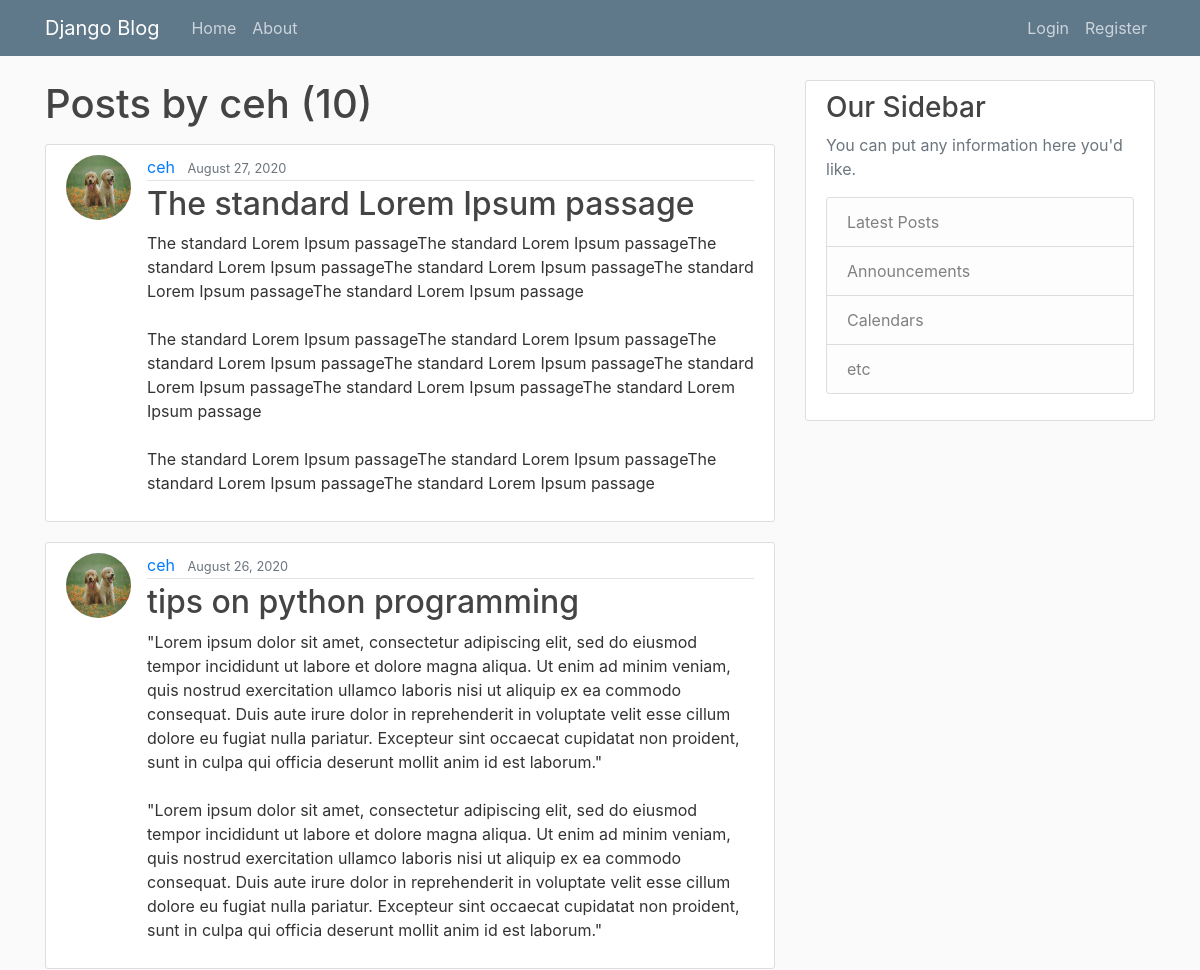
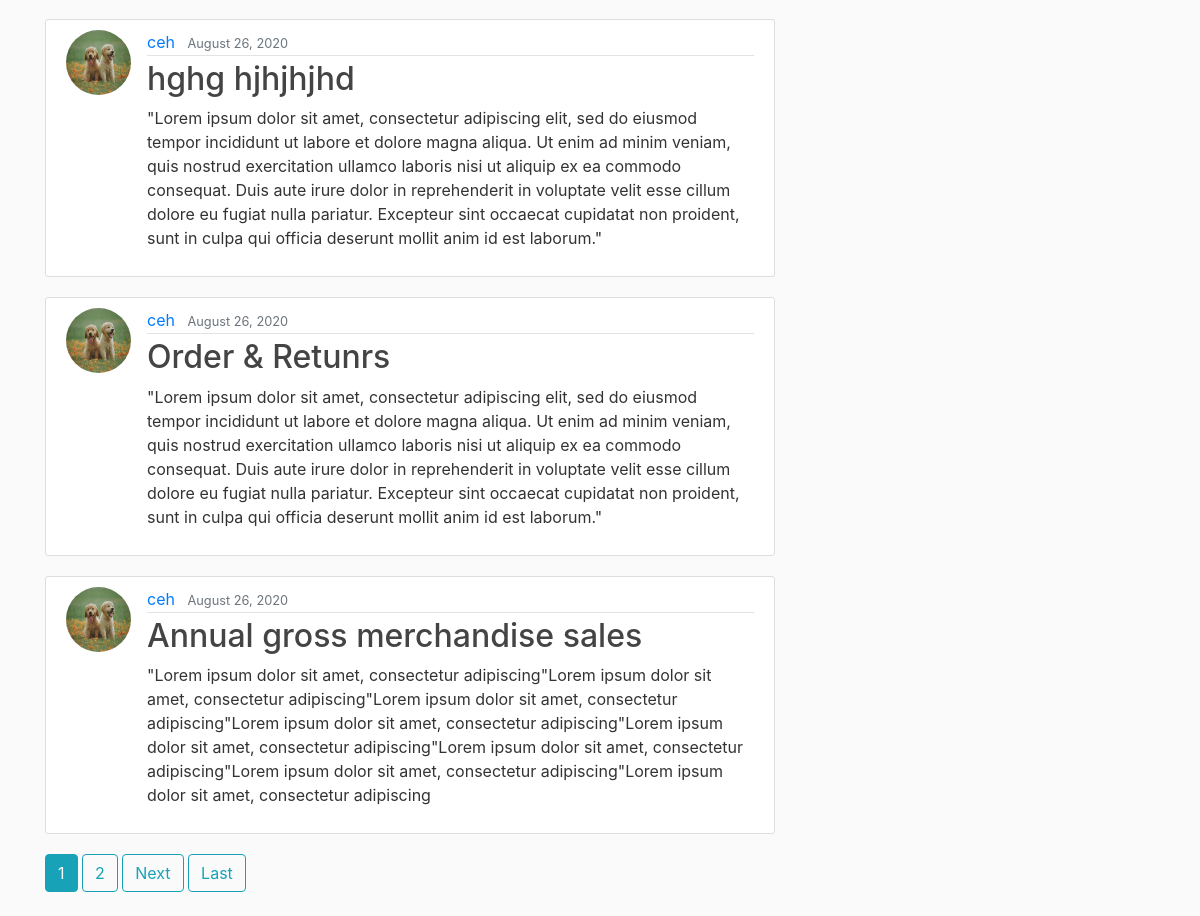
Page /blog/user/ceh on the committed database (2 pictures, top to bottom).
### blog/models.py (models this page shows, shortened)
class Post(models.Model):
    title = models.CharField(max_length=100)
    content = models.TextField()
    date_posted = models.DateTimeField(default=timezone.now)
    author = models.ForeignKey(User, on_delete=models.CASCADE)

### users/models.py (models this page shows, shortened)
class Profile(models.Model):
    user = models.OneToOneField(User, on_delete=models.CASCADE)
    image = models.ImageField(default='default.jpg', upload_to='profile_pics')

### blog/views.py (the view)
# urls.py: path('user/<str:username>', UserPostListView.as_view(), name='user-posts'),
class UserPostListView(ListView):
    model = Post
    template_name = 'blog/user_posts.html'  # <app>/<model>_<viewtype>.html
    context_object_name = 'posts'
    paginate_by = 5
    def get_queryset(self):
        user = get_object_or_404(User, username=self.kwargs.get('username'))
        return Post.objects.filter(author=user).order_by('-date_posted')

### blog/templates/blog/user_posts.html (shortened to what this page needs)
{% extends "blog/base.html" %}
{% block content %}
    <h1 class="mb-3">Posts by {{ view.kwargs.username }} ({{ page_obj.paginator.count }})</h1>
    {% for post in posts %}
        <article class="media content-section">
          <img class="rounded-circle article-img" src="{{ post.author.profile.image.url }}">
          <div class="media-body">
            <div class="article-metadata">
              <a class="mr-2" href="{% url 'user-posts' post.author.username %}">{{ post.author }}</a>
              <small class="text-muted">{{ post.date_posted|date:"F d, Y" }}</small>
            </div>
            <h2><a class="article-title" href="{% url 'post-detail' post.id %}">{{ post.title }}</a></h2>
            <p class="article-content">{{ post.content }}</p>
          </div>
        </article>
    {% endfor %}
    {% if is_paginated %}
      {% for num in page_obj.paginator.page_range %}
        {% if page_obj.number == num %}
          <a class="btn btn-info mb-4" href="?page={{ num }}">{{ num }}</a>
        {% elif num > page_obj.number|add:'-3' and num < page_obj.number|add:'3' %}
          <a class="btn btn-outline-info mb-4" href="?page={{ num }}">{{ num }}</a>
        {% endif %}
      {% endfor %}
      {% if page_obj.has_next %}
        <a class="btn btn-outline-info mb-4" href="?page={{ page_obj.next_page_number }}">Next</a>
        <a class="btn btn-outline-info mb-4" href="?page={{ page_obj.paginator.num_pages }}">Last</a>
      {% endif %}
    {% endif %}
{% endblock content %}

### blog/static/blog/main.css (style rules this page uses)
body { background: #fafafa; color: #333333; margin-top: 5rem; }
h1, h2, h3, h4, h5, h6 { color: #444444; }
.content-section { background: #ffffff; padding: 10px 20px; border: 1px solid #dddddd; border-radius: 3px; margin-bottom: 20px; }
.article-title { color: #444444; }
.article-content { white-space: pre-line; }
.article-img { height: 65px; width: 65px; margin-right: 16px; }
.article-metadata { padding-bottom: 1px; margin-bottom: 4px; border-bottom: 1px solid #e3e3e3 }

### rows in the picture
Post: author.profile.image (placeholder picture), author "ceh", date_posted "August 27, 2020", title "The standard Lorem Ipsum passage", content "The standard Lorem Ipsum passageThe standard Lorem Ipsum passageThe standard Lorem Ipsum passageThe standard Lorem Ipsum passageThe standard Lorem Ipsum passageThe standard Lorem Ipsum passage The standard Lorem Ipsum passageThe standard Lorem Ipsum passageThe standard Lorem Ipsum passageThe standard Lorem Ipsum passageThe standard Lorem Ipsum passageThe standard Lorem Ipsum passageThe standard Lorem Ipsum passage The standard Lorem Ipsum passageThe standard Lorem Ipsum passageThe standard Lorem Ipsum passageThe standard Lorem Ipsum passage"
Post: author.profile.image (placeholder picture), author "ceh", date_posted "August 26, 2020", title "tips on python programming", content "\"Lorem ipsum dolor sit amet, consectetur adipiscing elit, sed do eiusmod tempor incididunt ut labore et dolore magna aliqua. Ut enim ad minim veniam, quis nostrud exercitation ullamco laboris nisi ut aliquip ex ea commodo consequat. Duis aute irure dolor in reprehenderit in voluptate velit esse cillum dolore eu fugiat nulla pariatur. Excepteur sint occaecat cupidatat non proident, sunt in culpa qui officia deserunt mollit anim id est laborum.\" \"Lorem ipsum dolor sit amet, consectetur adipiscing elit, sed do eiusmod tempor incididunt ut labore et dolore magna aliqua. Ut enim ad minim veniam, quis nostrud exercitation ullamco laboris nisi ut aliquip ex ea commodo consequat. Duis aute irure…"
Post: author.profile.image (placeholder picture), author "ceh", date_posted "August 26, 2020", title "hghg hjhjhjhd", content "\"Lorem ipsum dolor sit amet, consectetur adipiscing elit, sed do eiusmod tempor incididunt ut labore et dolore magna aliqua. Ut enim ad minim veniam, quis nostrud exercitation ullamco laboris nisi ut aliquip ex ea commodo consequat. Duis aute irure dolor in reprehenderit in voluptate velit esse cillum dolore eu fugiat nulla pariatur. Excepteur sint occaecat cupidatat non proident, sunt in culpa qui officia deserunt mollit anim id est laborum.\""
Post: author.profile.image (placeholder picture), author "ceh", date_posted "August 26, 2020", title "Order & Retunrs", content "\"Lorem ipsum dolor sit amet, consectetur adipiscing elit, sed do eiusmod tempor incididunt ut labore et dolore magna aliqua. Ut enim ad minim veniam, quis nostrud exercitation ullamco laboris nisi ut aliquip ex ea commodo consequat. Duis aute irure dolor in reprehenderit in voluptate velit esse cillum dolore eu fugiat nulla pariatur. Excepteur sint occaecat cupidatat non proident, sunt in culpa qui officia deserunt mollit anim id est laborum.\""
Post: author.profile.image (placeholder picture), author "ceh", date_posted "August 26, 2020", title "Annual gross merchandise sales", content "\"Lorem ipsum dolor sit amet, consectetur adipiscing\"Lorem ipsum dolor sit amet, consectetur adipiscing\"Lorem ipsum dolor sit amet, consectetur adipiscing\"Lorem ipsum dolor sit amet, consectetur adipiscing\"Lorem ipsum dolor sit amet, consectetur adipiscing\"Lorem ipsum dolor sit amet, consectetur adipiscing\"Lorem ipsum dolor sit amet, consectetur adipiscing\"Lorem ipsum dolor sit amet, consectetur adipiscing"

### other values in the picture
{{ view.kwargs.username }} "ceh"
{{ page_obj.paginator.count }} "10"
{{ num }} "1"
{{ num }} "2"
